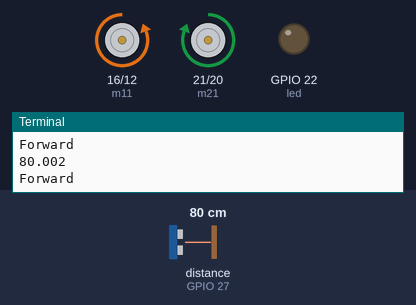
Recording of a program running on a simulated Raspberry Pi (BCM pin numbers). Shown: motor-driver pin pairs drawn as motors (green arrow = first pin HIGH = forward, orange = second pin HIGH = backward, longer = more drive), output pins drawn as LEDs (lit = HIGH), the last lines printed to the terminal. Inputs (shaded band) come from the test bench; at power-on: distance to the obstacle (sensor on GPIO 27) 80 cm. The echo pulse lasts 58.3 µs per cm; the clock reads 2024-03-15 10:24:30 at power-on unless the program sets it; pins used as bus, display or sensor lines are not drawn.

Above: at 6.2 s.
6.3 s: distance to the obstacle (sensor on GPIO 27) set to 27 cm
8.2 s: distance to the obstacle (sensor on GPIO 27) set to 23 cm
At 8.9 s:
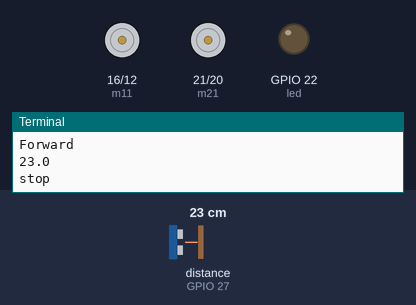
11.2 s: distance to the obstacle (sensor on GPIO 27) set to 250 cm
At 11.2 s:
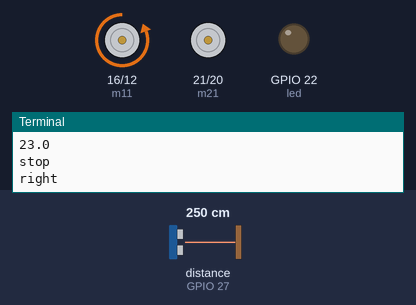
14.2 s: distance to the obstacle (sensor on GPIO 27) set to 2 cm
At 17.9 s:
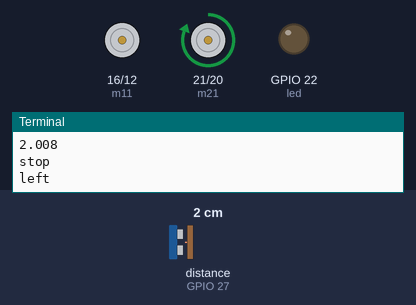
Timing chart, 0 to 18.2 s (numbered marks = the images above; inputs shaded):
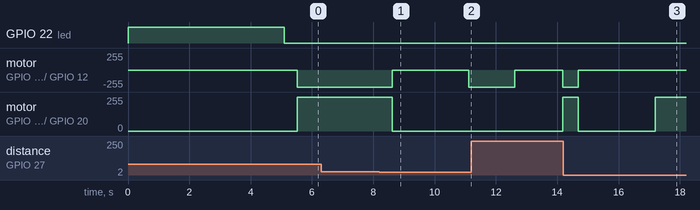

The program:

obstacle_detection.py
```python
import RPi.GPIO as GPIO                    #Import GPIO library
import time

#Import time library
GPIO.setwarnings(False)
GPIO.setmode(GPIO.BCM)                    # programming the GPIO by BCM pin numbers

TRIG = 17
ECHO = 27
led = 22

m11=16
m12=12
m21=21
m22=20

GPIO.setup(TRIG,GPIO.OUT)                  # initialize GPIO Pin as outputs
GPIO.setup(ECHO,GPIO.IN)                   # initialize GPIO Pin as input
GPIO.setup(led,GPIO.OUT)

GPIO.setup(m11,GPIO.OUT)
GPIO.setup(m12,GPIO.OUT)
GPIO.setup(m21,GPIO.OUT)
GPIO.setup(m22,GPIO.OUT)

GPIO.output(led, 1)

time.sleep(5)

def stop():
    print 'stop'
    GPIO.output(m11, 0)
    GPIO.output(m12, 0)
    GPIO.output(m21, 0)
    GPIO.output(m22, 0)

def forward():
    GPIO.output(m11, 0)
    GPIO.output(m12, 1)
    GPIO.output(m21, 1)
    GPIO.output(m22, 0)
    print 'Forward'

def back():
    GPIO.output(m11, 0)
    GPIO.output(m12, 1)
    GPIO.output(m21, 0)
    GPIO.output(m22, 1)
    print 'back'

def left():
    GPIO.output(m11, 0)
    GPIO.output(m12, 0)
    GPIO.output(m21, 1)
    GPIO.output(m22, 0)
    print 'left'

def right():
    GPIO.output(m11, 0)
    GPIO.output(m12, 1)
    GPIO.output(m21, 0)
    GPIO.output(m22, 0)
    print "right"

#stop()
count=0
while True:
 i=0
 avgDistance=0
 for i in range(5):
  GPIO.output(TRIG, False)                 #Set TRIG as LOW
  time.sleep(0.1)                                   #Delay

  GPIO.output(TRIG, True)                  #Set TRIG as HIGH
  time.sleep(0.00001)                           #Delay of 0.00001 seconds
  GPIO.output(TRIG, False)                 #Set TRIG as LOW

  while GPIO.input(ECHO)==0:              #Check whether the ECHO is LOW
       GPIO.output(led, False)
  pulse_start = time.time()

  while GPIO.input(ECHO)==1:              #Check whether the ECHO is HIGH
       GPIO.output(led, False)
  pulse_end = time.time()
  pulse_duration = pulse_end - pulse_start #time to get back the pulse to sensor

  distance = pulse_duration * 17150        #Multiply pulse duration by 17150 (34300/2) to get distance
  distance = round(distance,2)                 #Round to two decimal points
  avgDistance=avgDistance+distance

 avgDistance=avgDistance/5
 print avgDistance
 flag=0
 if avgDistance < 25:
    #Check whether the distance is within 25 cm range
    count=count+1
    stop()
    time.sleep(1)
    #back()
    time.sleep(1.5)
    if (count%3 ==1) & (flag==0):
     right()
     flag=1
    else:
     left()
     flag=0
    time.sleep(1.5)
    stop()
    time.sleep(1)
 else:
    forward()
    flag=0
```

Measured:
- the behaviour switches between 25 and 24 cm on distance to the obstacle (sensor on GPIO 27) (found by bisection; images 0 and 1)
- after the input at 8.2 s, motor on GPIO 16 (m11) / GPIO 12 (m12): backward 255/255 → stopped after 0.41 s, → backward 255/255 2.5 s later; motor on GPIO 21 (m21) / GPIO 20 (m22): forward 255/255 → stopped after 0.41 s
- after the input at 11.2 s, motor on GPIO 21 (m21) / GPIO 20 (m22): stopped → forward 255/255 after 3.0 s
- after the input at 14.2 s, motor on GPIO 16 (m11) / GPIO 12 (m12): backward 255/255 → stopped after 0.49 s; motor on GPIO 21 (m21) / GPIO 20 (m22): forward 255/255 → stopped after 0.49 s, → forward 255/255 2.5 s later
